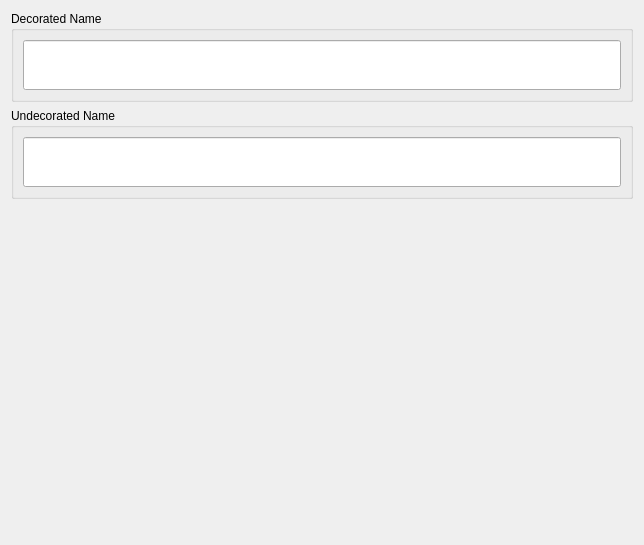
<?xml version="1.0" encoding="UTF-8"?>
<ui version="4.0">
 <class>MangleForm</class>
 <widget class="QWidget" name="MangleForm">
  <property name="geometry">
   <rect>
    <x>0</x>
    <y>0</y>
    <width>644</width>
    <height>545</height>
   </rect>
  </property>
  <property name="windowTitle">
   <string>Form</string>
  </property>
  <layout class="QHBoxLayout" name="horizontalLayout_2">
   <item>
    <layout class="QVBoxLayout" name="verticalLayout">
     <item>
      <widget class="QGroupBox" name="groupBox">
       <property name="title">
        <string>Decorated Name</string>
       </property>
       <layout class="QHBoxLayout" name="horizontalLayout">
        <item>
         <widget class="QLineEdit" name="inputLineEdit">
          <property name="minimumSize">
           <size>
            <width>0</width>
            <height>50</height>
           </size>
          </property>
         </widget>
        </item>
       </layout>
      </widget>
     </item>
     <item>
      <widget class="QGroupBox" name="groupBox_2">
       <property name="title">
        <string>Undecorated Name</string>
       </property>
       <layout class="QVBoxLayout" name="verticalLayout_3">
        <item>
         <widget class="QLineEdit" name="outputLineEdit">
          <property name="minimumSize">
           <size>
            <width>0</width>
            <height>50</height>
           </size>
          </property>
          <property name="readOnly">
           <bool>true</bool>
          </property>
         </widget>
        </item>
       </layout>
      </widget>
     </item>
     <item>
      <spacer name="verticalSpacer">
       <property name="orientation">
        <enum>Qt::Vertical</enum>
       </property>
       <property name="sizeHint" stdset="0">
        <size>
         <width>20</width>
         <height>40</height>
        </size>
       </property>
      </spacer>
     </item>
    </layout>
   </item>
  </layout>
 </widget>
 <resources/>
 <connections/>
</ui>
